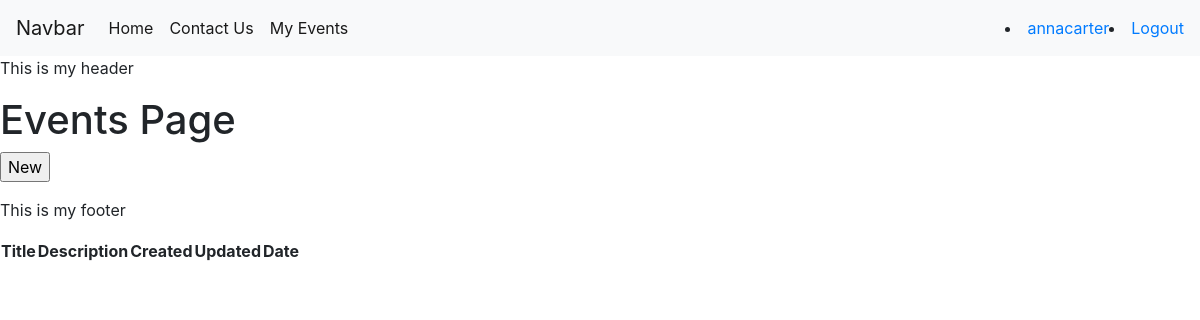
Page /events/nextweek (signed in) on the earlier database version.
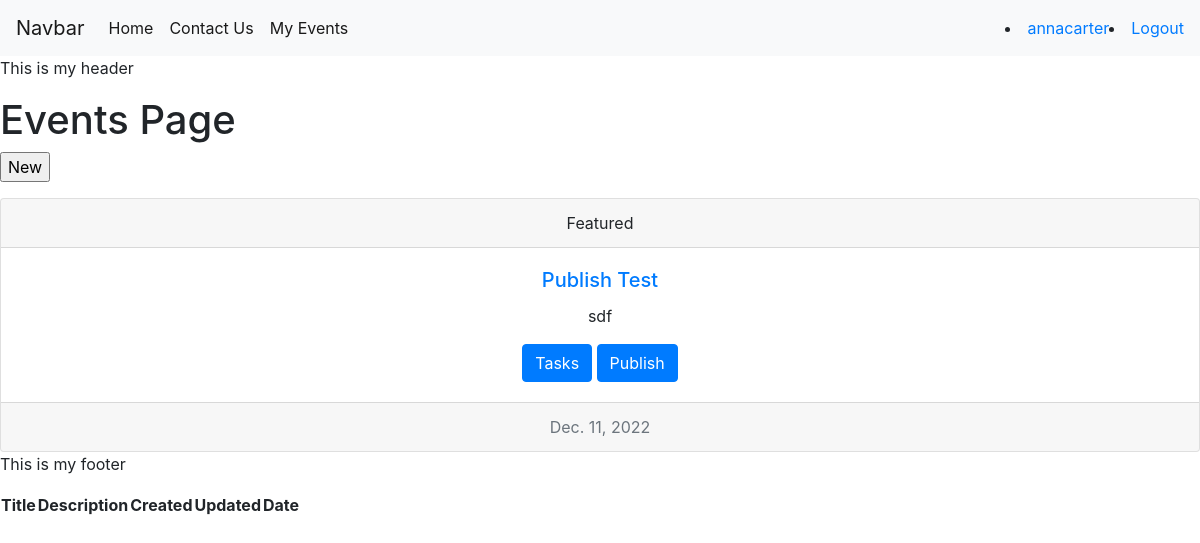
Same page on the later database version.
### events/models.py (models this page shows, shortened)
class Event(models.Model):
 title = models.CharField(blank=False, max_length = 128, unique=True)
 description = models.TextField(blank=False)
 date = models.DateField(default=date.today, blank=False, validators=[MinValueValidator(limit_value=date.today)])
 publish = models.BooleanField(default=False)
 author = models.ForeignKey(User, on_delete=models.SET_NULL, null=True, blank=True)
 class Meta:
  indexes = [models.Index(fields=['title']), ]

### events/views.py (the view)
# urls.py: path('nextweek', views.index_nextweek_events, name="thisweek_events"),
@login_required
def index_nextweek_events(request):
    context = {}
    if is_admin(request.user):
        context["events_list"] = Event.objects.filter(date__range = [timezone.now(), timezone.now()+timedelta(days=7)])
        context['today'] = timezone.now()
    else:
        context["events_list"] = Event.objects.filter(date__range = [timezone.now(), timezone.now()+timedelta(days=7)], author=request.user)
        context['today'] = timezone.now()
    return render(request, 'events/events_view.html', context)

### events/views.py (called while the page is built)
def is_admin(user):
    return user.groups.filter(name='EventsAdminUsers').exists()

### events/templates/events/events_view.html (shortened to what this page needs)
{% extends "base.html" %}
{% block content %}
{% load static %}
<h1>Events Page</h1>
    <table>
        <tr>
        <th>Title</th>
        <th>Description</th>
        <th>Created</th>
        <th>Updated</th>
        <th>Date</th>
        </tr>
    <input type="button" onclick="location.href='{% url 'events_new'%}';" value="New">
    {% for event in events_list %}
    <div class="card text-center">
        <div class="card-header">
          Featured
        </div>
        <div class="card-body">
          <h5 class="card-title"><a href="{% url 'events_detail' event.id %}">
            {{ event.title | truncatechars:20}}</a></h5>
          <p class="card-text"> {{event.description}}</p>
          <a href="{% url 'events_detail' event.id %}" class="btn btn-primary">Tasks</a>
          <button onClick='setPublish({{event.id}});' class="btn btn-primary">Publish</button>
        </div>
        <div class="card-footer text-muted">
            {{ event.date }}
        </div>
      </div>
      {% endfor %}
{% endblock content %}

### templates/base.html (shortened to what this page needs)
{% load static %}
{% load sass_tags %}
<!DOCTYPE html> <html lang="en">
<head>
    <link rel="stylesheet" href="https://cdn.jsdelivr.net/npm/bootstrap@4.4.1/dist/css/bootstrap.min.css">
    <link rel="stylesheet" type="text/css" href={% sass_src 'css/base.scss' %}>
</head>
<body>
{% include "navbar.html" %}
{% block header %}
<p>This is my header</p>
{% endblock header %}
{% block content %}
{% endblock content %}
{% block footer %}
<p>This is my footer</p>
{% endblock footer %} </body>
</html>

### templates/navbar.html (shortened to what this page needs)
<nav class="navbar navbar-expand-lg navbar-light bg-light">
    <a class="navbar-brand" href="#">Navbar</a>
    <div class="collapse navbar-collapse" id="navbarSupportedContent">
      <ul class="navbar-nav mr-auto">
        <li class="nav-item active">
          <a class="nav-link" href="{% url 'home' %}">Home<span class="sr-only">(current)</span></a>
        </li>
        <li class="nav-item">
          <a class="nav-link active" href="{% url 'contact' %}">Contact Us</a>
        </li>
        <li class="nav-item">
          <a class="nav-link active" href="{% url 'events_index' %}">My Events</a>
        </li>
      </ul>
      {% if user.is_authenticated %}
      <li> <a href="">{{user.username}}</a> </li>
      <li> <a href="{% url 'logout' %}">Logout</a> </li>
      {% else %}
      <li> <a href="{% url 'signup_user' %}">Signup</a> </li>
      <li> <a href="{% url 'login' %}">Login</a> </li>
      {% endif%}
    </div>
  </nav>

Differences in the rows shown:
added Event: title "Publish Test", description "sdf", date "Dec. 11, 2022"
